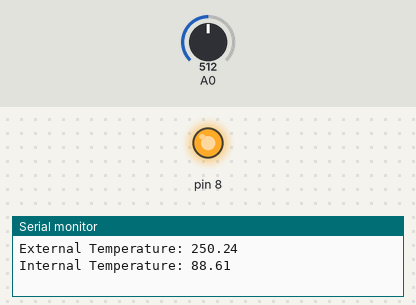
Bench run of a sketch on a simulated Arduino Uno, built with avr-gcc and run on an emulated ATmega328P. Shown: output pins drawn as LEDs (lit = HIGH), the last lines printed to the serial monitor. The inputs (shaded band) are chosen by the test bench; at power-on: A0 = 512.

Above: at 1.8 s.
1.9 s: A0 set to 169
3.4 s: A0 set to 147
At 4.8 s:
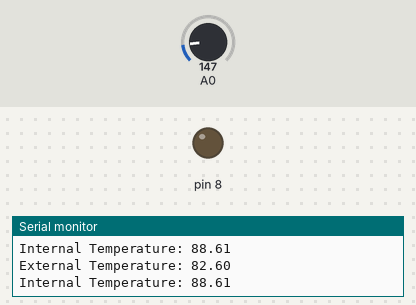
5.7 s: A0 set to 306
At 7.0 s:
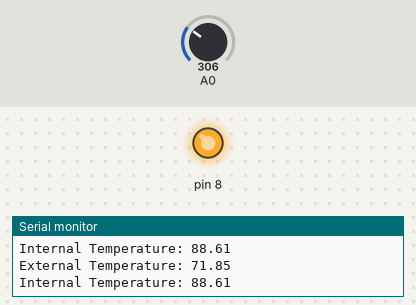
7.7 s: A0 set to 122
At 9.2 s:
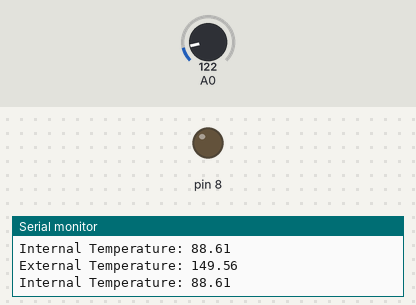
Timing chart, 0 to 10.7 s (numbered marks = the images above; inputs shaded):
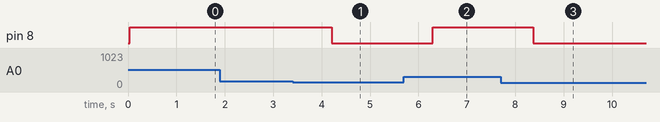

The sketch:

TMP_Sensor.ino
```cpp
// https://www.instructables.com/id/How-to-use-the-TMP36-temp-sensor-Arduino-Tutorial/

double external_temp;
double internal_temp;
double internal_temp_celcius;
double voltage;

void setup() {
  Serial.begin (115200);  // sets the baud rate
  pinMode(8, OUTPUT);
}

void loop() {


  ADMUX = B11001000;    // This will set ADC8 internal sensor Room temperature
  delay (20);           // Will wait for voltages to be stable
  ADCSRA |= B01000000;  // This will start the ADC conversion for measurement
  while (bit_is_set (ADCSRA, ADSC));  // This will wait for conversion to complete
  internal_temp_celcius =  100 * (1.1 * ADC / 1023) + (25 - 31.4); // This records the internal_temp
  internal_temp = (internal_temp_celcius * 9) / (5) + 32; //converts celcius to faranheight

  ADMUX = B01000000;    // This will set ADC0
  delay (20);           // Will wait for voltages to be stable
  ADCSRA |= B01000000;  // This will start the ADC conversion for measurement
  while (bit_is_set (ADCSRA, ADSC));  // This will wait for conversion to complete
  voltage = ((ADC * 5.0) / 1023); // dividing by 1023 bits
  external_temp = 100 * (voltage); // This records the external_temp in degrees ferenheight

  if (external_temp > 75.5){
    digitalWrite(8,HIGH);
  }
  else{
    digitalWrite(8,LOW);
  }

  delay (1000);   //This will only print after every second
  Serial.print("External Temperature: ");  // prints "External Temperature" to the serial monitor
  Serial.println(external_temp);            // This will print external temperature
  Serial.print("Internal Temperature: ");  // prints "Internal temperature" to the serial monitor
  Serial.println(internal_temp);            // This will print internal temperature
  Serial.println();
  return (internal_temp);


}
```

Measured:
- the behaviour switches between 155 and 154 on A0 (found by bisection; images 0 and 1)
- after the input at 3.4 s, pin 8: HIGH → LOW after 0.81 s
- after the input at 5.7 s, pin 8: LOW → HIGH after 0.59 s
- after the input at 7.7 s, pin 8: HIGH → LOW after 0.67 s
